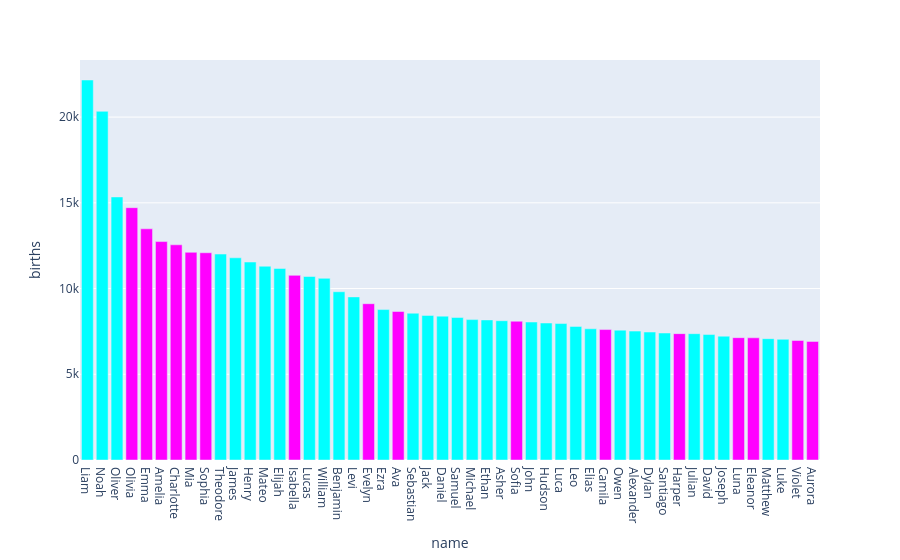

Notebook source saved alongside this figure:
### Markdown cell above
### Graphique à produire

Il s'agit d'un graphique en barres très simple réalisé soit avec **plotly.express** soit avec **plotly.graph_objects**.

Pour des raisons esthétiques, nous avons limité le nombre de prénoms à 50 et avons rajouté une couleur selon le genre des prénoms.

Dans les calculs de performances qui suivent, ces éléments ne sont pas mis en oeuvre.

#### Avec plotly.express

### Code cell
# plotly.express

colormap = {"M": "cyan", "F": "magenta"}
fig = px.bar(pl_df.head(50), x="name", y="births")
fig.update_traces(marker_color=[colormap[gender] for gender in pd_df["gender"].head(50)])
fig.show()

### Figure 1 — Plotly figure (JSON) as saved in the notebook; plotly's stock layout.template omitted (floating-point values rounded to 4 significant figures)
{"data": [{"hovertemplate": "name=%{x}<br>births=%{y}<extra></extra>", "legendgroup": "", "marker": {"color": ["cyan", "cyan", "cyan", "magenta", "magenta", "magenta", "magenta", "magenta", "magenta", "cyan", "cyan", "cyan", "cyan", "cyan", "magenta", "cyan", "cyan", "cyan", "cyan", "magenta", "cyan", "magenta", "cyan", "cyan", "cyan", "cyan", "cyan", "cyan", "cyan", "magenta", "cyan", "cyan", "cyan", "cyan", "cyan", "magenta", "cyan", "cyan", "cyan", "cyan", "magenta", "cyan", "cyan", "cyan", "magenta", "magenta", "cyan", "cyan", "magenta", "magenta"], "pattern": {"shape": ""}}, "name": "", "orientation": "v", "showlegend": false, "textposition": "auto", "type": "bar", "x": ["Liam", "Noah", "Oliver", "Olivia", "Emma", "Amelia", "Charlotte", "Mia", "Sophia", "Theodore", "James", "Henry", "Mateo", "Elijah", "Isabella", "Lucas", "William", "Benjamin", "Levi", "Evelyn", "Ezra", "Ava", "Sebastian", "Jack", "Daniel", "Samuel", "Michael", "Ethan", "Asher", "Sofia", "John", "Hudson", "Luca", "Leo", "Elias", "Camila", "Owen", "Alexander", "Dylan", "Santiago", "Harper", "Julian", "David", "Joseph", "Luna", "Eleanor", "Matthew", "Luke", "Violet", "Aurora"], "xaxis": "x", "y": [22164, 20337, 15343, 14718, 13485, 12740, 12552, 12113, 12088, 12011, 11793, 11547, 11302, 11171, 10770, 10703, 10596, 9814, 9513, 9116, 8774, 8662, 8562, 8434, 8391, 8310, 8189, 8170, 8123, 8094, 8047, 7990, 7959, 7793, 7653, 7608, 7574, 7517, 7464, 7407, 7370, 7368, 7317, 7223, 7135, 7127, 7078, 7039, 6972, 6917], "yaxis": "y"}], "layout": {"barmode": "relative", "legend": {"tracegroupgap": 0}, "margin": {"t": 60}, "xaxis": {"anchor": "y", "domain": [0, 1], "title": {"text": "name"}}, "yaxis": {"anchor": "x", "domain": [0, 1], "title": {"text": "births"}}}}
